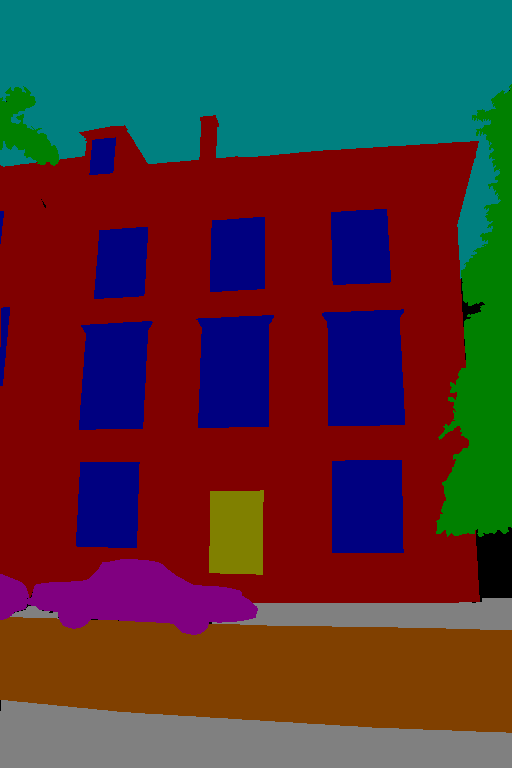
#> input picture evaluation/gt/basel_000003_mv0.png, 512 x 768 px; its folder holds 4 pictures in this run
$ python swap_gt.py
#> lines starting #> are read from the running program, lines starting #| are printed output that depends on the picture
from PIL import Image
import os
import glob

# This script converts the ground truth masks from the original color scheme to the new one used by SAM and LLM.
os.makedirs("/home/mokads/Desktop/Lod3/evaluation/gt_fixed/", exist_ok=True)

for image_path in glob.glob("/home/mokads/Desktop/Lod3/evaluation/gt/*.png"):
    image = Image.open(image_path)
#> image is the input picture: PIL image 512x768 P; mean R, G, B 80, 51.3, 54.2
    img= image.convert("RGB")
    # img = Image.open("/home/mokads/Desktop/Lod3/evaluation/gt/basel_000009_mv0.png").convert("RGB")

    mapping = {
        (0, 0, 128): (255, 0, 0),    # blue to red
        (128, 0, 0): (0, 0, 255),    # red to blue
        (128, 128, 0): (0, 255, 0),  # yellow to green
    }

    out = Image.new("RGB", img.size, (0, 0, 0))
#> out: PIL image 512x768 RGB; every value is 0
    pix_in = img.load()
    pix_out = out.load()

    for y in range(img.height):
        for x in range(img.width):
            pix_out[x, y] = mapping.get(pix_in[x, y], (0, 0, 0))
    filename = os.path.splitext(os.path.basename(image_path))[0]
    out.save(os.path.join("/home/mokads/Desktop/Lod3/evaluation/gt_test/", filename + "_gt_mask.png"))
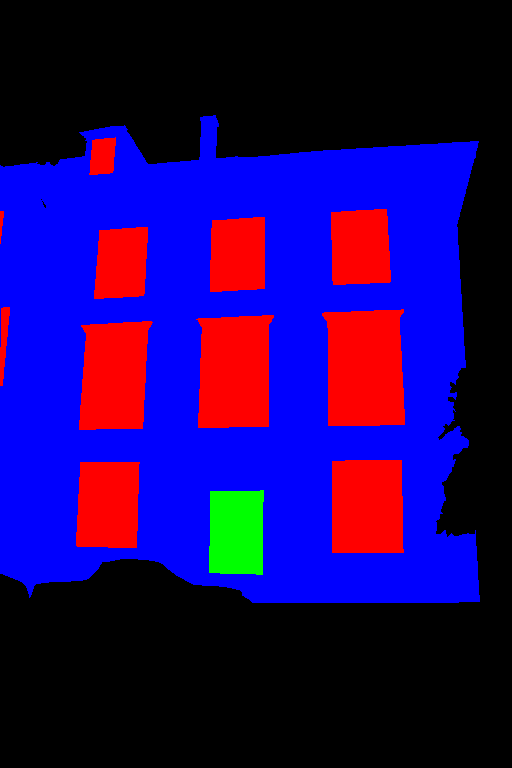
#> saved as basel_000003_mv0_gt_mask.png: PIL image 512x768 RGB; mean R, G, B 31, 2.9, 97.4
#> pass 2 of the loop `for image_path in glob.glob("/home/mokads/Desktop/Lod3/evaluation/gt/*..`:
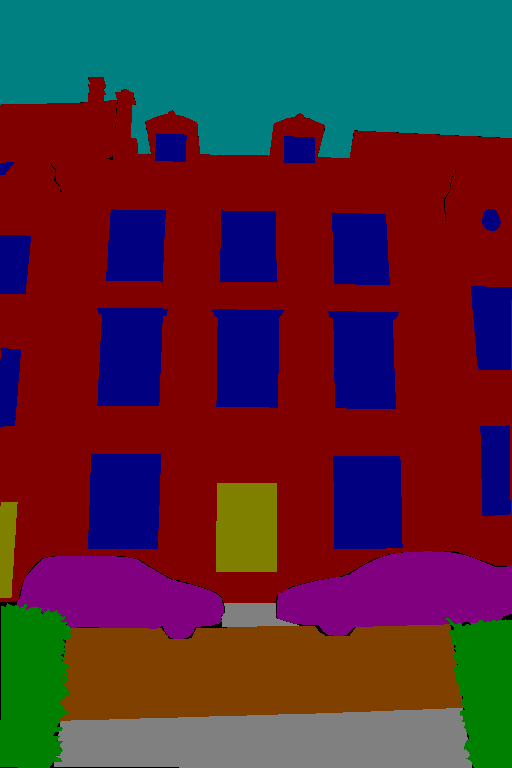
#> input picture evaluation/gt/basel_000004_mv0.png, 512 x 768 px
#> image is the input picture: PIL image 512x768 P; mean R, G, B 83.3, 41.9, 54.3
#> `out.save(os.path.join("/home/mokads/Desktop/Lod3/evaluation/gt_test/",..`:
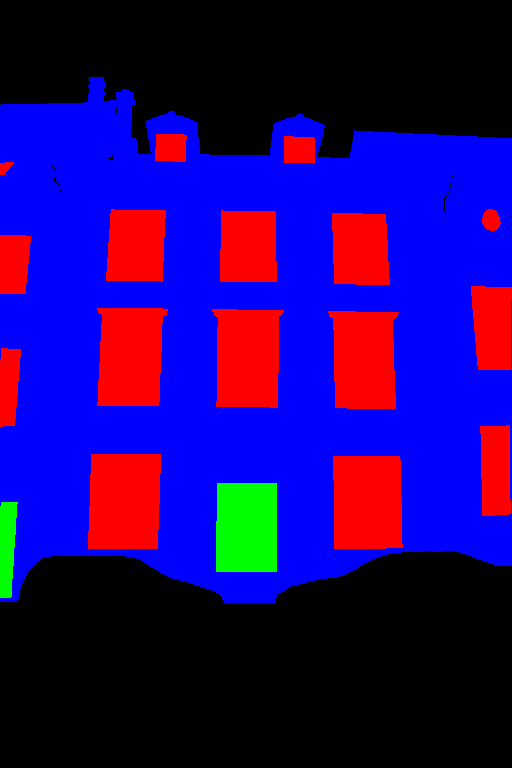
#> saved as basel_000004_mv0_gt_mask.png: PIL image 512x768 RGB; mean R, G, B 34.8, 4.4, 108.5
#> pass 3 of the loop `for image_path in glob.glob("/home/mokads/Desktop/Lod3/evaluation/gt/*..`:
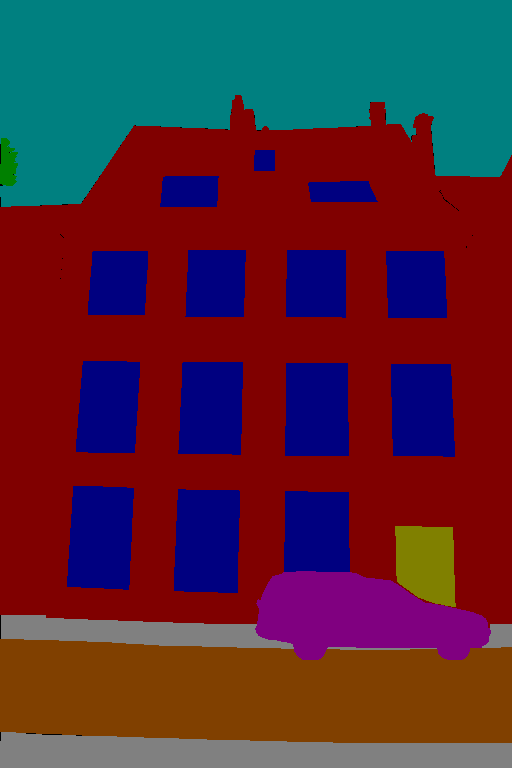
#> input picture evaluation/gt/basel_000005_mv0.png, 512 x 768 px
#> image is the input picture: PIL image 512x768 P; mean R, G, B 83.8, 40.8, 55.6
#> `out.save(os.path.join("/home/mokads/Desktop/Lod3/evaluation/gt_test/",..`:
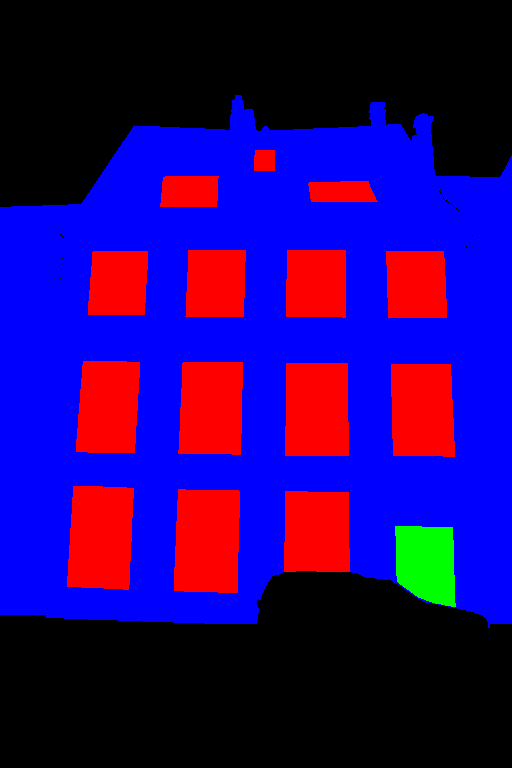
#> saved as basel_000005_mv0_gt_mask.png: PIL image 512x768 RGB; mean R, G, B 38.5, 2.7, 110.4
#> the loop made 4 passes; the first 3 are shown
    # out.save("/home/mokads/Desktop/Lod3/evaluation/gt_fixed/basel_000009_mv0.png")
